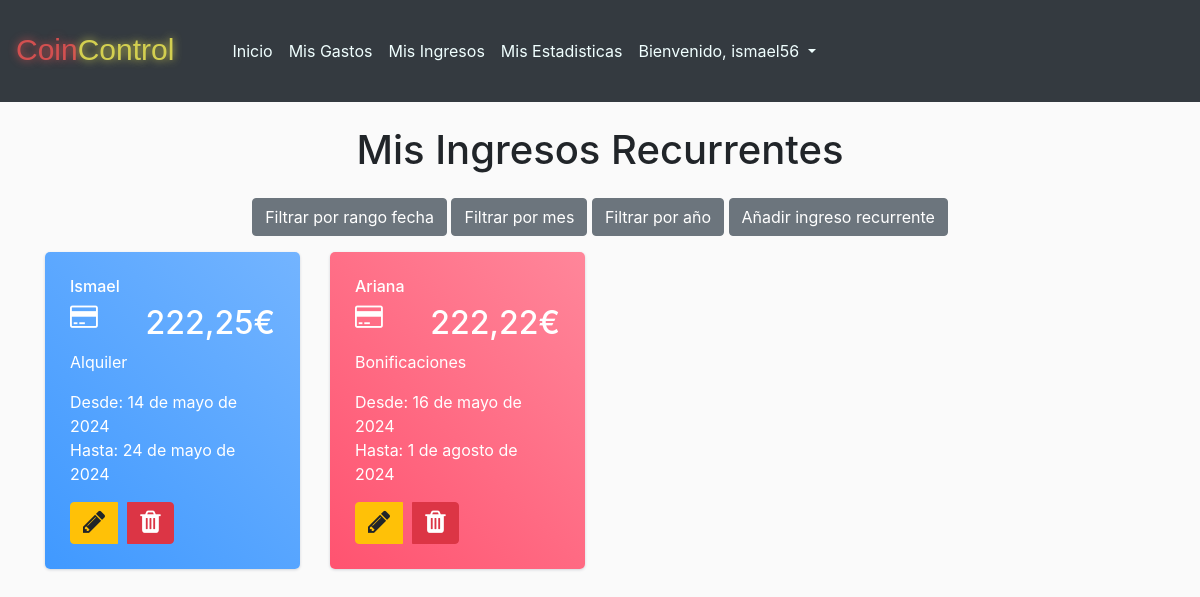
Screenshot of /mis_ingresos/recurrente (signed in) with the database file from the repository.
### CoinControllapp/models.py (models this page shows)
class Ingreso(models.Model):
    usuario = models.ForeignKey(User, on_delete=models.CASCADE)
    nombre = models.CharField(max_length=100, default='No especificado')
    fecha = models.DateField()
    fechaFin = models.DateField(blank=True, null=True)
    cantidad = models.DecimalField(max_digits=10, decimal_places=2)
    categoria = models.CharField(max_length=100)
    def __str__(self):
        return self.nombre

### CoinControllapp/views_ingresos.py (the view)
# urls.py: path('mis_ingresos/recurrente',views_ingresos.ingresosRecurrente_view,name='ingreso_recurrente'),
@login_required
def ingresosRecurrente_view(request):
    ingresos = Ingreso.objects.filter(usuario=request.user,fechaFin__isnull= False)
    print('ingresos view ')
    print(ingresos)
    return render(request, 'mis_ingresos_recurrentes.html', {'ingresos': ingresos})

### CoinControllapp/templates/mis_ingresos_recurrentes.html (shortened to what this page needs)
{% extends 'base.html' %} {% block content %}
<div class="container">
    <h1 class="mt-4 mb-4 text-center">Mis Ingresos Recurrentes</h1>
    <div class="text-center mb-3">
        <button id="toggleFormBtn" class="btn btn-secondary ">Filtrar por rango fecha</button>
        <button id="toggleFormBtn2" class="btn btn-secondary ">Filtrar por mes</button>
        <button id="toggleFormBtn3" class="btn btn-secondary ">Filtrar por año</button>
        <a href="{% url 'new_ingreso_recurrente' %}" class="btn btn-secondary ">Añadir ingreso recurrente</a>
    </div>
    <div class="row">
        {% for ingreso in ingresos %}
        {% if forloop.counter0|divisibleby:4 %}
        <div class="col-md-4 col-xl-3">
            <div class="card bg-c-blue order-card">
                <div class="card-block">
                    <h6 class="m-b-20">{{ ingreso.nombre }}</h6>
                    <h2 class="text-right"><i class="fa fa-credit-card f-left"></i><span>{{ ingreso.cantidad }}€</span>
                    </h2>
                    <p class="m-b-0">{{ ingreso.categoria }}</p>
                    <p class="m-b-0">Desde: {{ ingreso.fecha }}  <br>Hasta: {{ingreso.fechaFin}}</span></p>
                    <div class="btn-group" role="group" aria-label="Botones de acción">
                        <a href="{% url 'editar_ingreso_recurrente_view' ingreso.id %}" class="btn btn-warning" role="button" title="Editar"><i class="fa fa-pencil"></i></a>
                        <div class="btn-group-divider" style="width: 10px;"></div>
                        <a href="{% url 'borrar_ingreso_recurrente' ingreso.id %}" class="btn btn-danger" role="button" title="Borrar"><i class="fa fa-trash"></i></a>
                    </div>
                </div>
            </div>
        </div>
        {% else %}
        <div class="col-md-4 col-xl-3">
            <div class="card bg-c-pink order-card">
                <div class="card-block">
                    <h6 class="m-b-20">{{ ingreso.nombre }}</h6>
                    <h2 class="text-right"><i class="fa fa-credit-card f-left"></i><span>{{ ingreso.cantidad }}€</span>
                    </h2>
                    <p class="m-b-0">{{ ingreso.categoria }}</p>
                    <p class="m-b-0">Desde: {{ ingreso.fecha }} <br>Hasta: {{ingreso.fechaFin}}</span></p>
                     <div class="btn-group" role="group" aria-label="Botones de acción">
                        <a href="{% url 'editar_ingreso_recurrente_view' ingreso.id %}" class="btn btn-warning" role="button" title="Editar"><i class="fa fa-pencil"></i></a>
                        <div class="btn-group-divider" style="width: 10px;"></div>
                        <a href="{% url 'borrar_ingreso_recurrente' ingreso.id %}" class="btn btn-danger" role="button" title="Borrar"><i class="fa fa-trash"></i></a>
                    </div>
                </div>
            </div>
        </div>
        {% endif %}
        {% endfor %}
    </div>
</div>
{% endblock %}

### CoinControllapp/templates/base.html (shortened to what this page needs)
<!DOCTYPE html>
<html lang="es">
<head>
    <link href="https://stackpath.bootstrapcdn.com/bootstrap/4.5.2/css/bootstrap.min.css" rel="stylesheet">
    <link href="https://maxcdn.bootstrapcdn.com/font-awesome/4.3.0/css/font-awesome.min.css" rel="stylesheet">
</head>
<header>
    <nav class="navbar navbar-expand-lg navbar-light bg-dark">
        <h1>
            <p class="coin">Coin
            <p class="controll">Control</p>
            </p>
        </h1>
        <div class="collapse navbar-collapse" id="navbarNav">
            <ul class="navbar-nav">
                <li class="nav-item active">
                    <a class="nav-link" style="color: azure;" href={% url 'home' %}>Inicio <span class="sr-only">(current)</span></a>
                </li>
                {% if user.is_authenticated %}
                <li class="nav-item active">
                    <a class="nav-link"style="color: azure;"  href={% url 'mis_gastos' %}>Mis Gastos
                </li>
                <li class="nav-item active">
                    <a class="nav-link"style="color: azure;"  href={% url 'mis_ingresos' %}>Mis Ingresos
                </li>
                <li class="nav-item active">
                    <a class="nav-link"style="color: azure;"  href={% url 'mis_estadisticas' %}>Mis Estadisticas
                </li>
                <li class="nav-item dropdown active">
                    <a class="nav-link dropdown-toggle bg-dark" style="color: azure;"  href="#" id="navbarDropdownMenuLink" role="button"
                        data-toggle="dropdown" aria-haspopup="true" aria-expanded="false">
                        Bienvenido, {{ request.user.username }}
                    </a>
                </li>
                {% endif %}
            </ul>
        </div>
    </nav>
</header>
<body>
    {% block content %}{% endblock %}
</body>
</html>

### CoinControllapp/templates/base.html (style rules this page uses)
body { background-color: #3c8ddf; }
.coin { text-align: left; font-family: Arial; font-size: 30px; color: #d35050; text-shadow: 0px 0px 9px #d35050; width: auto; }
.coin, .controll { display: inline-block; margin-top: 15%; margin-bottom: auto; }
.controll { width: auto; text-align: left; font-family: Arial; font-size: 30px; color: #d3cf50; text-shadow: 0px 0px 9px #d3cf50; }

### CoinControllapp/templates/mis_ingresos_recurrentes.html (style rules this page uses)
body { background: #FAFAFA; }
.order-card { color: #fff; }
.bg-c-blue { background: linear-gradient(45deg, #4099ff, #73b4ff); }
.bg-c-pink { background: linear-gradient(45deg, #FF5370, #ff869a); }
.card { border-radius: 5px; -webkit-box-shadow: 0 1px 2.94px 0.06px rgba(4, 26, 55, 0.16); box-shadow: 0 1px 2.94px 0.06px rgba(4, 26, 55, 0.16); border: none; margin-bottom: 30px; -webkit-transition: all 0.3s ease-in-out; transition: all 0.3s ease-in-out; }
.card .card-block { padding: 25px; }
.order-card i { font-size: 26px; }
.f-left { float: left; }

### rows the page displays
Ingreso: nombre "Ismael", cantidad "222,25", categoria "Alquiler", fecha "14 de mayo de 2024", fechaFin "24 de mayo de 2024"
Ingreso: nombre "Ariana", cantidad "222,22", categoria "Bonificaciones", fecha "16 de mayo de 2024", fechaFin "1 de agosto de 2024"

### other values shown
{{ request.user.username }} "ismael56"
